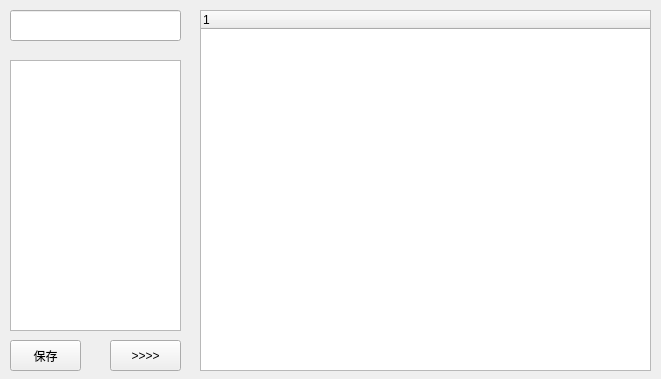
<?xml version="1.0" encoding="UTF-8"?>
<ui version="4.0">
 <class>Form</class>
 <widget class="QWidget" name="Form">
  <property name="geometry">
   <rect>
    <x>0</x>
    <y>0</y>
    <width>661</width>
    <height>379</height>
   </rect>
  </property>
  <property name="windowTitle">
   <string>Form</string>
  </property>
  <widget class="QListView" name="ListFilter">
   <property name="geometry">
    <rect>
     <x>10</x>
     <y>60</y>
     <width>171</width>
     <height>271</height>
    </rect>
   </property>
  </widget>
  <widget class="QTreeWidget" name="FavorList">
   <property name="geometry">
    <rect>
     <x>200</x>
     <y>10</y>
     <width>451</width>
     <height>361</height>
    </rect>
   </property>
   <column>
    <property name="text">
     <string notr="true">1</string>
    </property>
   </column>
  </widget>
  <widget class="QPushButton" name="AddAll">
   <property name="geometry">
    <rect>
     <x>110</x>
     <y>340</y>
     <width>71</width>
     <height>31</height>
    </rect>
   </property>
   <property name="text">
    <string>&gt;&gt;&gt;&gt;</string>
   </property>
  </widget>
  <widget class="QPushButton" name="Save">
   <property name="geometry">
    <rect>
     <x>10</x>
     <y>340</y>
     <width>71</width>
     <height>31</height>
    </rect>
   </property>
   <property name="text">
    <string>保存</string>
   </property>
  </widget>
  <widget class="QLineEdit" name="Input">
   <property name="geometry">
    <rect>
     <x>10</x>
     <y>10</y>
     <width>171</width>
     <height>31</height>
    </rect>
   </property>
  </widget>
 </widget>
 <resources/>
 <connections/>
</ui>
